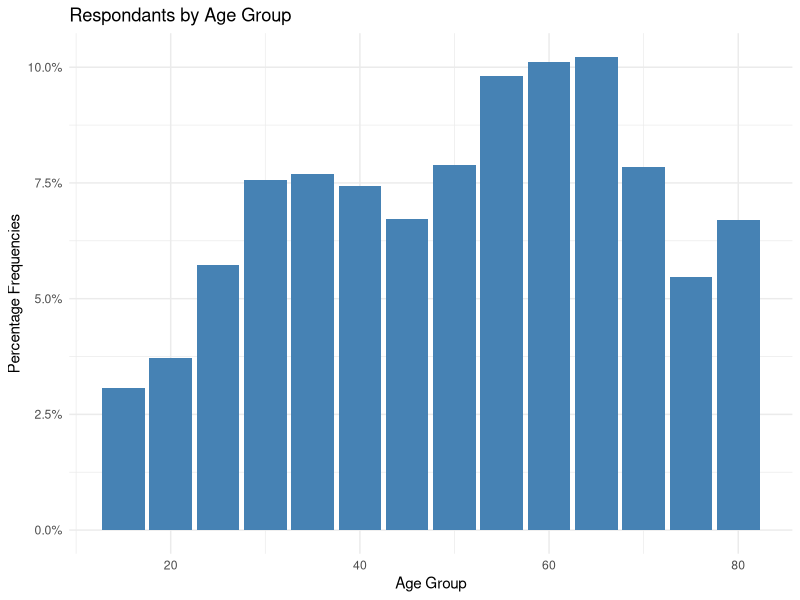
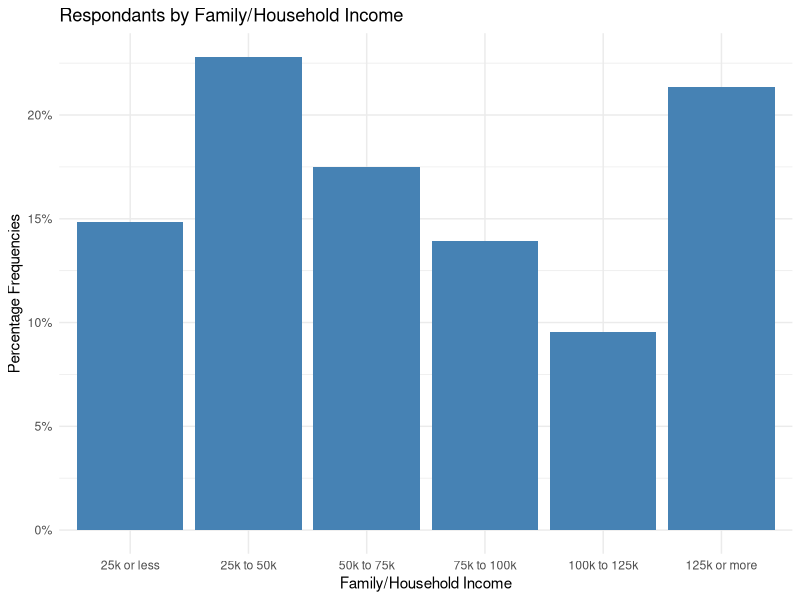
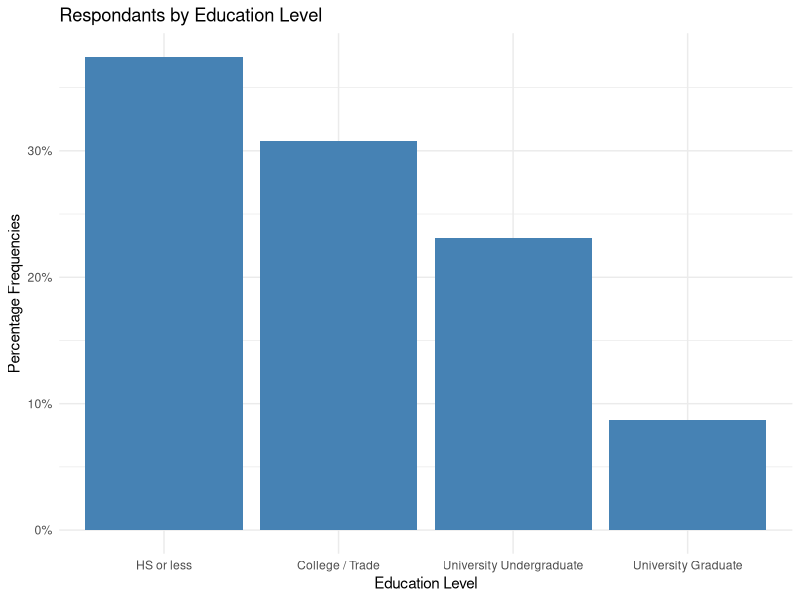
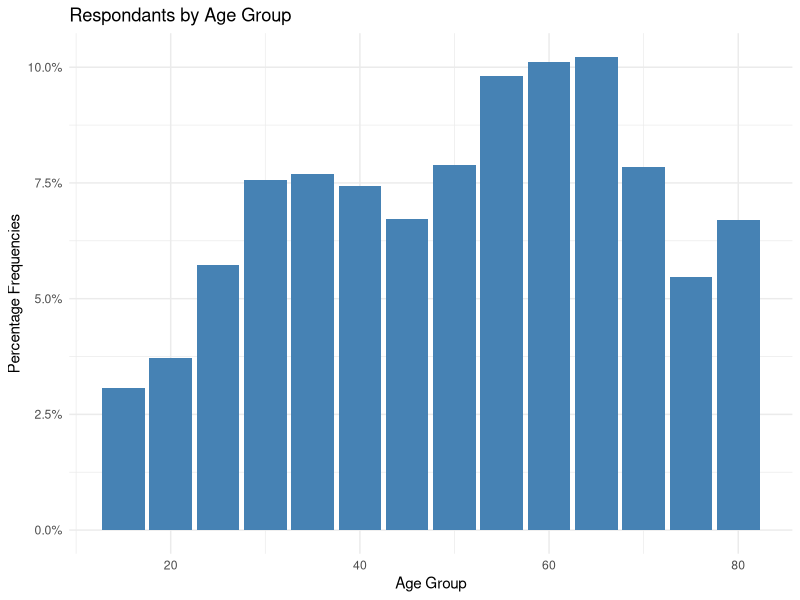
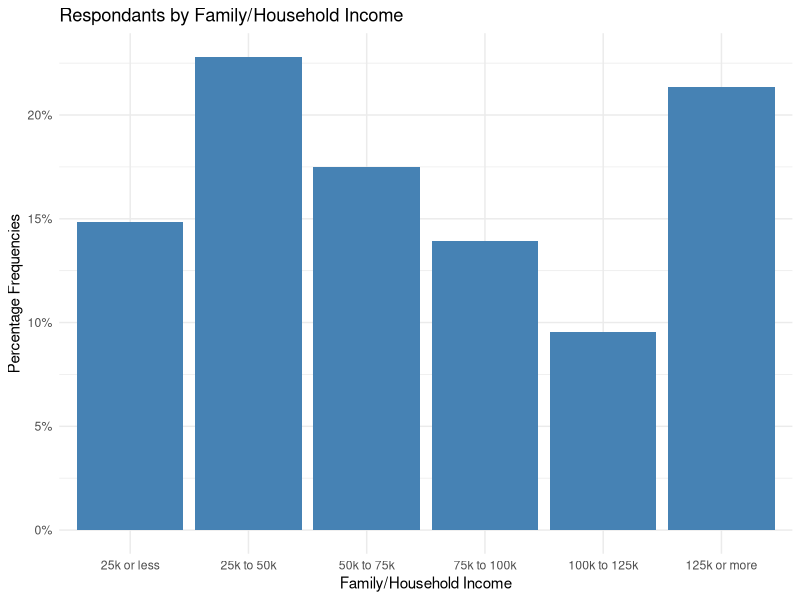

The R script that drew these images, in order:
## ---- chunk 1
knitr::opts_chunk$set(echo = FALSE)
library(dplyr)
library(knitr)
library(ggplot2)
library(tidyverse)
library(scales)
library(kableExtra)
## ---- chunk 2
my_data <- read.csv("gss-prepared-for-analysis.csv") #read in the data 
display_data <- my_data %>% #Select variables of interest 
  select(
    caseid,
    sex,
    child,
    age,
    income_family,
    education_level,
    pop_center
  )
#Shorten the response descriptions
display_data[display_data=="Larger urban population centres (CMA/CA)"] <- "Urban"
display_data[display_data=="Rural areas and small population centres (non CMA/CA)"] <- "Rural"
display_data[display_data=="$25,000 to $49,999"] <- "25k to 50k"
display_data[display_data=="Less than $25,000"] <- "25k or less"
display_data[display_data=="$50,000 to $74,999"] <- "50k to 75k"
display_data[display_data=="$75,000 to $99,999"] <- "75k to 100k"
display_data[display_data=="$100,000 to $ 124,999"] <- "100k to 125k"
display_data[display_data=="$125,000 and more"] <- "125k or more"
# Table 1 of the first couple responses 
Table1 <- head(display_data) %>% 
  kable(align = "c",
        format = "simple",
        col.names = c("Case ID", "Sex", "Have Children", "Age", 
                      "Family Income", "Education Level", "Urban / Rural"),
        ) %>% 
  kable_styling(font_size = 5)
  
Table1
## ---- chunk 3
Figure1 <- my_data %>% #Create an overall view of Age of respondents 
  ggplot(aes(x = age_group)) +
  geom_bar(aes(y = ..prop..), stat = "count", fill = "steelblue") + 
  scale_y_continuous(labels=scales::percent) +
  labs(title = "Respondants by Age Group", y = "Percentage Frequencies", x = "Age Group")+
  theme_minimal()  #Adjust how it is displayed 
  
Figure1 
## ---- chunk 4
display_data2 <- my_data %>% #select smaller subset fo data 
  select(
    age_group,
    income_family
  )
#Shorten the responses 
display_data2[display_data2=="$25,000 to $49,999"] <- "25k to 50k"
display_data2[display_data2=="Less than $25,000"] <- "25k or less"
display_data2[display_data2=="$50,000 to $74,999"] <- "50k to 75k"
display_data2[display_data2=="$75,000 to $99,999"] <- "75k to 100k"
display_data2[display_data2=="$100,000 to $ 124,999"] <- "100k to 125k"
display_data2[display_data2=="$125,000 and more"] <- "125k or more"
Figure2 <- display_data2 %>% #Create an overall view of family income for the respondents 
    mutate(income_family = fct_relevel(income_family, 
            "25k or less", "25k to 50k", "50k to 75k", 
            "75k to 100k", "100k to 125k", "125k or more")) %>%
  ggplot(aes(x = income_family)) +
  geom_bar(aes(y = (..count..)/sum(..count..)), stat = "count", fill = "steelblue") + 
  scale_y_continuous(labels=scales::percent) + #Make it a percentage based scale
  labs(title = "Respondants by Family/Household Income", y = "Percentage Frequencies", x = "Family/Household Income")+
  theme_minimal()  #Adjust how it is displayed 
  
Figure2 
## ---- chunk 5
Figure3 <- my_data %>% #Create an overall view of education level of respondents 
  mutate(education_level = fct_relevel(education_level, 
            "HS or less", "College / Trade", "University Undergraduate", 
            "University Graduate")) %>%
  ggplot(aes(x = education_level)) +
  geom_bar(aes(y = (..count..)/sum(..count..)), stat = "count", fill = "steelblue") + 
  scale_y_continuous(labels=scales::percent) +
  labs(title = "Respondants by Education Level", y = "Percentage Frequencies", x = "Education Level")+
  theme_minimal()  #Adjust how it is displayed 
  
Figure3 
## ---- chunk 6
dummy_income <- data.frame(
  "income level" = c("greater than $125,000", "between $25,000 to $49,999", "between $50,000 to $74,999", "between $75,000 to $99,999", "less than $25,000", "between $100,000 tp $124,999"),
  inc1 = c(1,0,0,0,0,0),
  inc2 = c(0,1,0,0,0,0),
  inc3 = c(0,0,1,0,0,0),
  inc4 = c(0,0,0,1,0,0),
  inc5 = c(0,0,0,0,1,0),
  inc6 = c(0,0,0,0,0,0)
)
kable(dummy_income, caption = "Dummy Variable Coding Set Up for Income Levels")
## ---- chunk 7
dummy_edu <- data.frame(
  "education level" = c("high school or less education", "University Graduate", "University Undergraduate", "college/trade"),
  HS = c(1,0,0,0),
  graduate = c(0,1,0,0),
  under = c(0,0,1,0),
  college = c(0,0,0,0)
)
kable(dummy_edu, caption = "Dummy Variable Coding Set Up for Education Levels")
## ---- chunk 8
dummy_pop <- data.frame(
  "population center" = c("Poplation centered at PEI", "Rural areas and small population centres(non CMA/CA)", "Larger urban population centres (CMA/CA)"),
  PEI = c(1,0,0),
  rural = c(0,1,0),
  urban = c(0,0,0)
)
kable(dummy_pop, caption = "Dummy Variable Coding Set Up for Population Center")
## ---- chunk 9
#logistic regression
my_logit_dd <- glm(
  child ~ age + as.factor(income_family) + as.factor(education_level) 
  + as.factor(pop_center),
  data = my_data, family = "binomial"
)
summary(my_logit_dd)
## ---- chunk 10
my_log_res <- data.frame(
  variable = c("intercept","age", "income greater than $125,000", "income between $25,000 to $49,999", "income between $50,000 to $74,999", "income between $75,000 to $99,999", "income less than $25,000", "high school or less education", "University Graduate", "University Undergraduate","Poplation centered at PEI", "Rural areas and small population centres(non CMA/CA)"),
  estimate = c(-1.513991, 0.060790, 0.161424, -0.680099, -0.449230, -0.197017, -0.872898, -0.102521, -0.779989, -0.468140, 0.276375, 0.526007),
  pvalue = c("< 2e-16", "< 2e-16", "0.0810", "8.24e-13", "3.49e-06", "0.0491", "< 2e-16", "0.0982", "< 2e-16", "9.25e-13", "0.0409", "2.86e-14" )
)
kable(my_log_res, caption = "Summary of Losgistic Estimates", 
      label = "Data Source: GSS2017")
## ---- chunk 11
summary(my_logit_dd)
## ---- chunk 12
my_data <- read.csv("gss-prepared-for-analysis.csv") #read in the data 
display_data <- my_data %>% #Select variables of interest 
  select(
    caseid,
    sex,
    child,
    age,
    income_family,
    education_level,
    pop_center
  )
#Shorten the response descriptions
display_data[display_data=="Larger urban population centres (CMA/CA)"] <- "Urban"
display_data[display_data=="Rural areas and small population centres (non CMA/CA)"] <- "Rural"
display_data[display_data=="$25,000 to $49,999"] <- "25k to 50k"
display_data[display_data=="Less than $25,000"] <- "25k or less"
display_data[display_data=="$50,000 to $74,999"] <- "50k to 75k"
display_data[display_data=="$75,000 to $99,999"] <- "75k to 100k"
display_data[display_data=="$100,000 to $ 124,999"] <- "100k to 125k"
display_data[display_data=="$125,000 and more"] <- "125k or more"
# Table 1 of the first couple responses 
Table1 <- head(display_data) %>% 
  kable(align = "c",
        format = "simple",
        col.names = c("Case ID", "Sex", "Have Children", "Age", 
                      "Family Income", "Education Level", "Urban / Rural"),
        ) %>% 
  kable_styling(font_size = 5)
  
Table1
## ---- chunk 13
Figure1 <- my_data %>% #Create an overall view of Age of respondents 
  ggplot(aes(x = age_group)) +
  geom_bar(aes(y = ..prop..), stat = "count", fill = "steelblue") + 
  scale_y_continuous(labels=scales::percent) +
  labs(title = "Respondants by Age Group", y = "Percentage Frequencies", x = "Age Group")+
  theme_minimal()  #Adjust how it is displayed 
  
Figure1 
## ---- chunk 14
display_data2 <- my_data %>% #select smaller subset fo data 
  select(
    age_group,
    income_family
  )
#Shorten the responses 
display_data2[display_data2=="$25,000 to $49,999"] <- "25k to 50k"
display_data2[display_data2=="Less than $25,000"] <- "25k or less"
display_data2[display_data2=="$50,000 to $74,999"] <- "50k to 75k"
display_data2[display_data2=="$75,000 to $99,999"] <- "75k to 100k"
display_data2[display_data2=="$100,000 to $ 124,999"] <- "100k to 125k"
display_data2[display_data2=="$125,000 and more"] <- "125k or more"
Figure2 <- display_data2 %>% #Create an overall view of family income for the respondents 
    mutate(income_family = fct_relevel(income_family, 
            "25k or less", "25k to 50k", "50k to 75k", 
            "75k to 100k", "100k to 125k", "125k or more")) %>%
  ggplot(aes(x = income_family)) +
  geom_bar(aes(y = (..count..)/sum(..count..)), stat = "count", fill = "steelblue") + 
  scale_y_continuous(labels=scales::percent) + #Make it a percentage based scale
  labs(title = "Respondants by Family/Household Income", y = "Percentage Frequencies", x = "Family/Household Income")+
  theme_minimal()  #Adjust how it is displayed 
  
Figure2 
